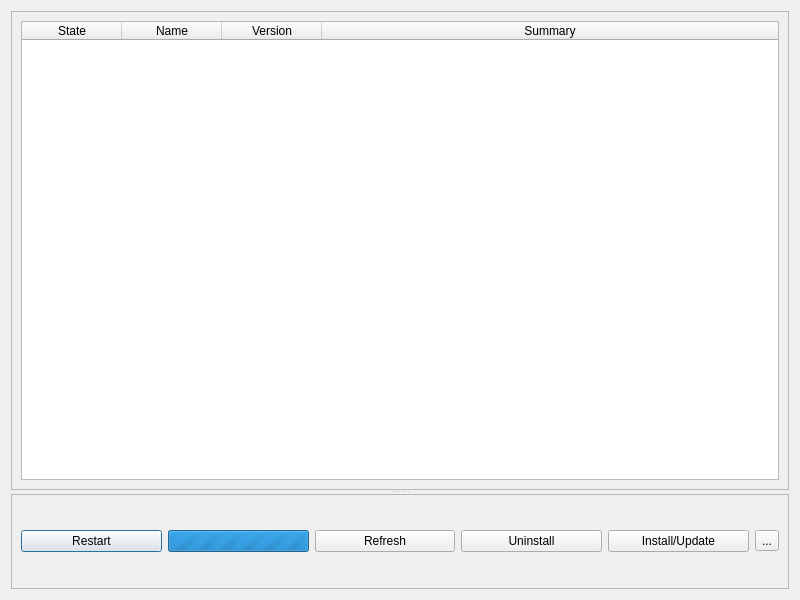
<?xml version="1.0" encoding="UTF-8"?>
<ui version="4.0">
 <class>PluginsManager</class>
 <widget class="QDialog" name="PluginsManager">
  <property name="geometry">
   <rect>
    <x>0</x>
    <y>0</y>
    <width>800</width>
    <height>600</height>
   </rect>
  </property>
  <property name="windowTitle">
   <string>Dialog</string>
  </property>
  <layout class="QVBoxLayout" name="verticalLayout">
   <item>
    <widget class="QSplitter" name="splitter">
     <property name="orientation">
      <enum>Qt::Vertical</enum>
     </property>
     <widget class="QFrame" name="frame">
      <property name="frameShape">
       <enum>QFrame::StyledPanel</enum>
      </property>
      <property name="frameShadow">
       <enum>QFrame::Raised</enum>
      </property>
      <layout class="QVBoxLayout" name="verticalLayout_2">
       <item>
        <widget class="QTableWidget" name="table">
         <property name="editTriggers">
          <set>QAbstractItemView::NoEditTriggers</set>
         </property>
         <property name="selectionBehavior">
          <enum>QAbstractItemView::SelectRows</enum>
         </property>
         <property name="sortingEnabled">
          <bool>true</bool>
         </property>
         <attribute name="horizontalHeaderStretchLastSection">
          <bool>true</bool>
         </attribute>
         <column>
          <property name="text">
           <string>State</string>
          </property>
         </column>
         <column>
          <property name="text">
           <string>Name</string>
          </property>
         </column>
         <column>
          <property name="text">
           <string>Version</string>
          </property>
         </column>
         <column>
          <property name="text">
           <string>Summary</string>
          </property>
         </column>
        </widget>
       </item>
      </layout>
     </widget>
     <widget class="QFrame" name="info_frame">
      <property name="frameShape">
       <enum>QFrame::StyledPanel</enum>
      </property>
      <property name="frameShadow">
       <enum>QFrame::Raised</enum>
      </property>
      <layout class="QVBoxLayout" name="verticalLayout_3">
       <item>
        <layout class="QHBoxLayout" name="horizontalLayout">
         <item>
          <widget class="QPushButton" name="restart_button">
           <property name="text">
            <string>Restart</string>
           </property>
          </widget>
         </item>
         <item>
          <widget class="QProgressBar" name="progress">
           <property name="sizePolicy">
            <sizepolicy hsizetype="Minimum" vsizetype="Fixed">
             <horstretch>0</horstretch>
             <verstretch>0</verstretch>
            </sizepolicy>
           </property>
           <property name="maximum">
            <number>0</number>
           </property>
           <property name="value">
            <number>-1</number>
           </property>
          </widget>
         </item>
         <item>
          <widget class="QPushButton" name="refresh_button">
           <property name="text">
            <string>Refresh</string>
           </property>
          </widget>
         </item>
         <item>
          <widget class="QPushButton" name="uninstall_button">
           <property name="text">
            <string>Uninstall</string>
           </property>
          </widget>
         </item>
         <item>
          <widget class="QPushButton" name="install_button">
           <property name="text">
            <string>Install/Update</string>
           </property>
          </widget>
         </item>
         <item>
          <widget class="QToolButton" name="install_git">
           <property name="text">
            <string>...</string>
           </property>
           <property name="icon">
            <iconset resource="resources/resources.qrc">
             <normaloff>:/plugins_manager/git.png</normaloff>:/plugins_manager/git.png</iconset>
           </property>
          </widget>
         </item>
        </layout>
       </item>
      </layout>
     </widget>
    </widget>
   </item>
  </layout>
 </widget>
 <resources>
  <include location="resources/resources.qrc"/>
 </resources>
 <connections>
  <connection>
   <sender>table</sender>
   <signal>itemSelectionChanged()</signal>
   <receiver>PluginsManager</receiver>
   <slot>on_selection_changed()</slot>
   <hints>
    <hint type="sourcelabel">
     <x>381</x>
     <y>70</y>
    </hint>
    <hint type="destinationlabel">
     <x>319</x>
     <y>239</y>
    </hint>
   </hints>
  </connection>
  <connection>
   <sender>install_button</sender>
   <signal>clicked()</signal>
   <receiver>PluginsManager</receiver>
   <slot>on_install()</slot>
   <hints>
    <hint type="sourcelabel">
     <x>522</x>
     <y>266</y>
    </hint>
    <hint type="destinationlabel">
     <x>319</x>
     <y>239</y>
    </hint>
   </hints>
  </connection>
  <connection>
   <sender>restart_button</sender>
   <signal>clicked()</signal>
   <receiver>PluginsManager</receiver>
   <slot>on_restart()</slot>
   <hints>
    <hint type="sourcelabel">
     <x>116</x>
     <y>266</y>
    </hint>
    <hint type="destinationlabel">
     <x>319</x>
     <y>239</y>
    </hint>
   </hints>
  </connection>
  <connection>
   <sender>uninstall_button</sender>
   <signal>clicked()</signal>
   <receiver>PluginsManager</receiver>
   <slot>on_uninstall()</slot>
   <hints>
    <hint type="sourcelabel">
     <x>319</x>
     <y>266</y>
    </hint>
    <hint type="destinationlabel">
     <x>319</x>
     <y>239</y>
    </hint>
   </hints>
  </connection>
  <connection>
   <sender>refresh_button</sender>
   <signal>clicked()</signal>
   <receiver>PluginsManager</receiver>
   <slot>on_refresh()</slot>
   <hints>
    <hint type="sourcelabel">
     <x>150</x>
     <y>501</y>
    </hint>
    <hint type="destinationlabel">
     <x>399</x>
     <y>299</y>
    </hint>
   </hints>
  </connection>
  <connection>
   <sender>install_git</sender>
   <signal>clicked()</signal>
   <receiver>PluginsManager</receiver>
   <slot>on_install_git()</slot>
   <hints>
    <hint type="sourcelabel">
     <x>768</x>
     <y>539</y>
    </hint>
    <hint type="destinationlabel">
     <x>399</x>
     <y>299</y>
    </hint>
   </hints>
  </connection>
 </connections>
 <slots>
  <slot>on_selection_changed()</slot>
  <slot>on_install()</slot>
  <slot>on_restart()</slot>
  <slot>on_uninstall()</slot>
  <slot>on_refresh()</slot>
  <slot>on_install_git()</slot>
 </slots>
</ui>
